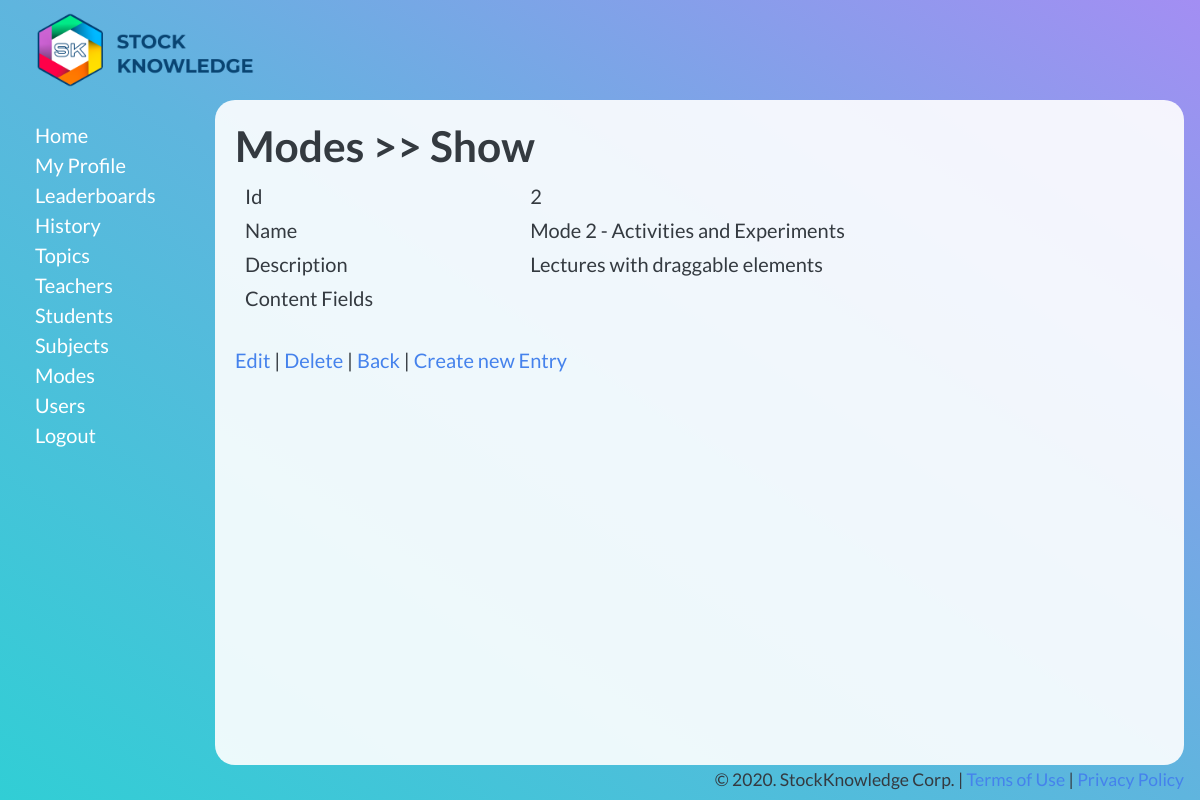
The page /admin/sk_modes/show.php?id=2 (signed in) on the database its author committed.
### tables this page shows
CREATE TABLE `sk_modes` (
  `id` int(11) NOT NULL,
  `name` text NOT NULL,
  `description` text NOT NULL,
  `content_fields` text NOT NULL
);

### admin/_conf.dba.inc.php (called while the page is built, shortened)
<?php
$dba = new dba;
$dba->server = "localhost";
$dba->user = "root";
$dba->password = "";
$home_url = 'http://localhost/SK-LMS-App/admin';
?>

### admin/_class.dba.inc.php (called while the page is built, shortened)
<?php
class dba {
  var $link_id  = 0;
  var $query_id = 0;
    var $server   = "";
    var $user     = "";
    var $password = "";
    function connect() {
        if( 0 == $this->link_id) {
            $this->link_id = mysqli_connect( $this->server, $this->user, $this->password);
        }
    }
    function query($query_string) {
        $this->query_id = mysqli_query($this->link_id,$query_string);
        return $this->query_id;
    }
    function fetch_array($query_id = -1) {
        if ($query_id != false) {
            $this->query_id=$query_id;
        }
        $this->record = mysqli_fetch_array( $this->query_id);
        return $this->record;
    }
}

### admin/sk_modes/show.php (the view, shortened to what this page needs)
<?php
require_once("../_class.dba.inc.php");
require_once("../_conf.dba.inc.php");
$query = "SELECT * FROM sk_modes WHERE id='".mysqli_real_escape_string($dba->link_id, $_REQUEST['id'])."' LIMIT 1";
$result = $dba->query($query);
$row = $dba->fetch_array($result);
?>
<html>
<head>
<link rel="stylesheet" type="text/css" media="screen" href="../style.css" />
<?php include('../header.php');?>
</head>
<body>
<?php include('../sidebar.php');?>
<div id="main-container"><div id="main">
<h1><?php echo $heading;?></h1>
<table class="show">
<tr>
	<td>Id</td>
	<td><?= $row["id"] ?></td>
</tr>
<tr>
	<td>Name</td>
	<td><?= $row["name"] ?></td>
</tr>
<tr>
	<td>Description</td>
	<td><?= $row["description"] ?></td>
</tr>
<tr>
	<td>Content Fields</td>
	<td><?= $row["content_fields"] ?></td>
</tr>
</table>
<br />
<a href="edit.php?id=<?php echo($row["id"]); ?>">Edit</a> | <a href="delete.php?id=<?php echo($row["id"]); ?>">Delete</a> | <a href="list.php">Back</a> | <a href="new.php">Create new Entry</a>
</div></div>
<?php include('../footer.php');?>
</body>
</html>

### admin/style.css (style rules this page uses)
body { background: rgb(163,142,243); background: linear-gradient(214deg, rgba(163,142,243,1) 0%, rgba(95,181,222,1) 50%, rgba(49,206,213,1) 100%); min-height: 100vh; width: 100%; font-family: 'Lato', sans-serif; font-size: 20px; line-height: 30px; }
#main-container { min-height: calc(100vh - 135px); background: rgba(255,255,255,0.9); border-radius: 20px; }
#main { padding: 20px; }
#main table th, #main table td { padding: 5px 10px; font-size: 20px; vertical-align: top; }
table { width: 100%; }

### rows shown on the page
sk_modes: id "2", name "Mode 2 - Activities and Experiments", description "Lectures with draggable elements"

### other values the page prints
$heading "Modes >> Show"
